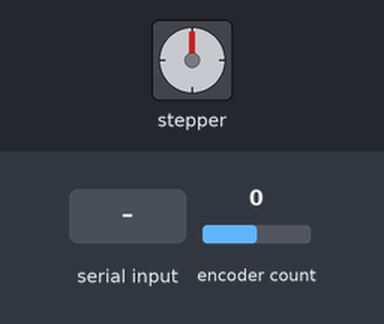
The sketch below on a simulated Arduino Mega 2560, built with avr-gcc and run on an emulated ATmega2560. On the bench: stepper motor. Wiring (inferred from the names in the program): stepper motor driver (200 steps per turn assumed): step pin 2; direction pin 5; enable pin 38. The inputs (shaded band) are chosen by the test bench; at power-on: encoder count 0. What the sketch prints to the serial monitor is not drawn.

Above: at 1.2 s.
1.3 s: "MOVE\n" received over Serial
2.9 s: "RESET\n" received over Serial
4.4 s: "STOP\n" received over Serial
Timing chart, 0 to 7.4 s (numbered marks = the images above; inputs shaded):
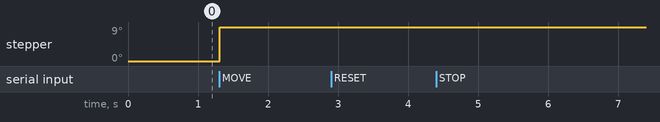

Measured:
- after the input at 2.9 s, every drawn part: stays the same
- after the input at 4.4 s, every drawn part: stays the same

The sketch:

pipe_mapper_serialR2.ino
```cpp
#include <Encoder.h>

// Motor pins
#define STEP_PIN 2
#define DIR_PIN 5
#define ENABLE_PIN 38

// Encoder setup
Encoder myEnc(20, 21);
const long COUNTS_PER_REV = 1440;  // Encoder counts per revolution

// Variables
long lastEncoderPosition = 0;
bool isRotating = false;
int currentStep = 0;
const int STEPS_PER_REV = 200;
const int STEPS_PER_MEASUREMENT = 5;  // 5 steps = 9 degrees (40 measurements per revolution)

void setup() {
  Serial.begin(115200);

  // Configure pins
  pinMode(STEP_PIN, OUTPUT);
  pinMode(DIR_PIN, OUTPUT);
  pinMode(ENABLE_PIN, OUTPUT);
  digitalWrite(ENABLE_PIN, LOW);  // Enable stepper
  digitalWrite(DIR_PIN, HIGH);    // Set initial direction
}

void loop() {
  if (Serial.available()) {
    String command = Serial.readStringUntil('\n');
    processCommand(command);
  }
}

void processCommand(String command) {
  command.trim();

  if (command == "MOVE") {
    // Move one increment and report position
    moveIncrement();
    reportPosition();
  }
  else if (command == "POSITION") {
    // Just report current position
    reportPosition();
  }
  else if (command == "RESET") {
    // Reset encoder position
    myEnc.write(0);
    Serial.println("RESET_OK");
  }
  else if (command == "STOP") {
    isRotating = false;
    Serial.println("STOP_OK");
  }
}

void moveIncrement() {
  // Move stepper motor one increment
  for (int i = 0; i < STEPS_PER_MEASUREMENT; i++) {
    digitalWrite(STEP_PIN, HIGH);
    delayMicroseconds(700);
    digitalWrite(STEP_PIN, LOW);
    delayMicroseconds(700);
  }

  // Small delay for stability
  delay(100);
}

void reportPosition() {
  long encoderPos = myEnc.read();
  float degrees = (float)encoderPos * 360.0 / COUNTS_PER_REV;

  // Send position in JSON format
  Serial.print("{\"encoder\":");
  Serial.print(encoderPos);
  Serial.print(",\"degrees\":");
  Serial.print(degrees);
  Serial.println("}");
}
```
